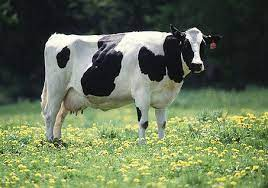
#> input picture lab_08_data/cows-20261120T061038Z-1-001/cows/001.jpeg, 268 x 188 px, found by its file name; its folder holds only this picture in this run
$ jupyter execute --allow-errors 'Семинар_8_Работа_с_изображениями_(метод_гистограмм_ориентированных_градиентов_(HOG)).ipynb'   (shell and % lines are left out)
#> lines starting #> are read from the running program, lines starting #| are printed output that depends on the picture; long printed decimals are rounded
# Метод гистограмм ориентированных градиентов (HOG)

Семинарист: [Федорова Валерия Сергеевна](https://www.hse.ru/org/persons/510438167)

Скрипт подготовлен по материалам: [Проворовой (Радыгиной) Анны Александровны](https://www.hse.ru/staff/provorovaaa/)

## Задание: https://disk.360.yandex.ru/i/n-B6_ygMNV8pAQ

HOG (Histogram of Oriented Gradients) - это метод компьютерного зрения, который используется для извлечения особых признаков из изображений. Он был предложен в 2005 году для задачи обнаружения объектов, особенно для обнаружения людей.

Основная идея метода HOG заключается в том, чтобы описать локальные градиенты яркости или направления краев в изображении. Для этого изображение разделяется на маленькие ячейки, и в каждой ячейке вычисляются градиенты яркости. Затем градиенты объединяются в гистограммы направлений, которые представляют распределение направлений градиентов в ячейке. Наконец, гистограммы объединяются в блоки, чтобы получить окончательное представление признаков.

Алгоритм HOG:

1. (необязательно) Глобальная нормализация изображения

2. Вычисление градиентного изображения по x и y

3. Вычисление градиентных гистограмм

4. Нормализация по блокам

5. Сведение в вектор признаков

На первом этапе применяется дополнительная глобальная корректировка нормализации изображения, предназначенная для уменьшения влияния эффектов освещения.

!

Демонстрация метода извлечения признаков HOG:

а) входное изображение;

б) карта градиента с силой градиента и направлением субблока входного изображения;

в) ориентация накопленного градиента;

г) гистограмма ориентированных градиентов

[Источник](https://www.researchgate.net/figure/A-demonstration-of-the-HOG-feature-extraction-method-a-the-input-image-b-gradient-map_fig2_352419028)

[Оригинальная статья, с описанием метода](https://ieeexplore.ieee.org/document/1467360)

Что такое "градиент изображения"?

Подробнее читайте тут: [Википедия](https://en.wikipedia.org/wiki/Image_gradient)

[cell 1]
# установим необходимую библиотеку

[cell 2]
import os
import numpy as np
import pandas as pd

from skimage.feature import hog
from skimage.io import imread, imshow
from skimage.transform import resize
import matplotlib.pyplot as plt
import seaborn as sns

from sklearn.model_selection import train_test_split
from sklearn.metrics import classification_report, roc_curve, roc_auc_score, confusion_matrix

from sklearn.neighbors import KNeighborsClassifier

[cell 3]
from google.colab import drive
drive.mount('/content/drive') # вы можете подключить свой аккаунт гугл

[cell 4]
import os

data_dir = '/content/drive/MyDrive/IDlab/машинное_обучение/data_sem_8' # для запуска кода у себя загрузите данные себе на диск и измените путь
# данные: https://drive.google.com/drive/folders/1c9exakNZZHkhhghVlJ-bmYn0fOc7Asgc?usp=sharing

cows_dir = os.path.join(data_dir, 'cows')
landscapes_dir = os.path.join(data_dir, 'landscapes')

#> (a cell that did not finish here is left out)

[cell 6]
X = []
y = []

# Коровы — положительный класс (1)
for filename in os.listdir(cows_dir):
    path = os.path.join(cows_dir, filename)
    image = imread(path)
#> image is the input picture: shape (188, 268, 3); mean R, G, B 103.2, 115.9, 85.3

    X.append(image)
    y.append(1)

# Пейзажи — отрицательный класс (0)
#> (the rest of this cell did not finish here and is left out)

[cell 7]
X_resized = []

for image in X:
    resized = resize(image, (100, 100), anti_aliasing=True)
    X_resized.append(resized)
#> this loop made 1 pass
#> pass 1, `resized = resize(image, (100, 100), anti_aliasing=True)`:
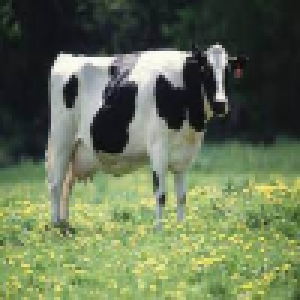
#> resized: shape (100, 100, 3) float64 (shown 3 times larger); mean R, G, B 0.405, 0.455, 0.334
#> after the loop, X_resized = 1 item

X_resized = np.array(X_resized)

[cell 8]
fig, axes = plt.subplots(2, 4, figsize=(12, 6))

# Индексы: первые 4 коровы и первые 4 пейзажа
indices = [0, 1, 2, 3, 50, 51, 52, 53]

#> (the rest of this cell did not finish here and is left out)

[cell 9]
fig, ax = plt.subplots(figsize=(10, 10))

ax.imshow(X_resized[0])

ax.set_xticks(np.arange(0, 100, 5))
ax.set_yticks(np.arange(0, 100, 5))

ax.set_xticks(np.arange(-0.5, 100, 1), minor=True)
ax.set_yticks(np.arange(-0.5, 100, 1), minor=True)

ax.grid(which='minor', color='white', linestyle='-', linewidth=0.3)

ax.set_title('Изображение коровы: 100 × 100 пикселей')

plt.show()

[cell 10]
print('Размер изображения:', X_resized[0].shape)
#| Размер изображения: (100, 100, 3)

print('\nЗначение пикселя (10, 20):')
print(X_resized[0][10, 20])
#| [0.08055 0.08447 0.1041]

[cell 11]
fig, ax = plt.subplots(figsize=(10, 10))

#> (the rest of this cell did not finish here and is left out)

#> (a cell that did not finish here is left out)

Мы используем HOG, потому что хотим описывать не цвет каждого пикселя, а локальные границы и форму объектов. Это позволяет получить компактное признаковое представление изображения, которое можно использовать для классического машинного обучения.

## Рассмотрим суть метода на одном примере

### Переводим изображение в черно-белое

Возьмём первую корову из нашего набора. Для HOG будем использовать изображение в оттенках серого.

HOG не использует цвет как основной признак. Нам важно понять, где происходят изменения яркости, поскольку именно они позволяют выделять контуры и форму объекта.

[cell 13]
# Берём первую корову
image = X_resized[0]

# Переводим в оттенки серого
gray = np.dot(image[..., :3], [0.2125, 0.7154, 0.0721])
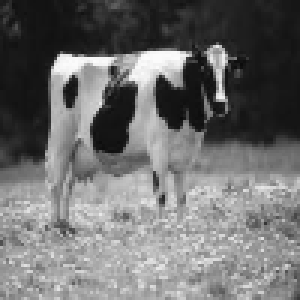
#> gray: shape (100, 100) float64 (shown 3 times larger); min 0.0439, max 0.991, mean 0.435

print('Размер изображения:', gray.shape)
#| Размер изображения: (100, 100)

[cell 14]
fig, axes = plt.subplots(1, 2, figsize=(10, 4))

axes[0].imshow(image)
axes[0].set_title('Исходное изображение')
axes[0].axis('off')

axes[1].imshow(gray, cmap='gray')
axes[1].set_title('Изображение в оттенках серого')
axes[1].axis('off')

plt.tight_layout()
plt.show()

### Как изображение превращается в числа

После перевода в оттенки серого у нас есть матрица 100 × 100. Каждая ячейка содержит интенсивность пикселя (яркость) от 0 до 1.

**Что такое яркость изображения?**

Яркость (интенсивность пикселя) — это числовая характеристика, которая показывает, насколько светлым или темным является конкретный пиксель изображения.

В нашем случае мы перевели цветное изображение в оттенки серого. Поэтому вместо трех значений цветовых каналов (R, G, B) у каждого пикселя осталось одно значение — интенсивность.

Она находится в диапазоне от 0 до 1:

| Значение |	Цвет |	Интерпретация |
| -------- | ----------------- | ------------------------------------- |
| 0.00 |	Чёрный |	Минимальная интенсивность |
| 0.25 |	Тёмно-серый |	Низкая интенсивность |
| 0.50 |	Серый |	Средняя интенсивность |
| 0.75 |	Светло-серый |	Высокая интенсивность |
| 1.00 |	Белый |	Максимальная интенсивность |

**Как рассчитывается яркость?**

Когда мы переводим цветное изображение в оттенки серого, используем формулу:

$$
I = 0.2125R + 0.7154G + 0.0721B
$$

Где:
- $R$ — интенсивность красного канала;
- $G$ — интенсивность зелёного канала;
- $B$ — интенсивность синего канала.

**Почему коэффициенты разные?** Потому что человеческий глаз неодинаково воспринимает разные цвета: зеленый вносит больший вклад в воспринимаемую яркость, чем красный и синий.

Связь с HOG: алгоритму важно не столько то, насколько ярким является отдельный пиксель, сколько то, насколько сильно яркость меняется между соседними пикселями. Именно на этих изменениях основано вычисление градиентов и выделение контуров объектов.

### Посмотрим на небольшой фрагмент 10 × 10:

[cell 15]
# Координаты рассматриваемого фрагмента
y_start, y_end = 10, 20
x_start, x_end = 10, 20

# Выбираем фрагмент
fragment = gray[y_start:y_end, x_start:x_end]

# Создаём два графика
fig, axes = plt.subplots(1, 2, figsize=(14, 6))

# Исходное изображение с выделенным фрагментом
axes[0].imshow(gray, cmap='gray')
rect = plt.Rectangle(
    (x_start - 0.5, y_start - 0.5),
    x_end - x_start,
    y_end - y_start,
    linewidth=2,
    edgecolor='red',
    facecolor='none'
)
axes[0].add_patch(rect)
axes[0].set_title('Исходное изображение')

# Матрица интенсивностей выбранного фрагмента
sns.heatmap(
    fragment,
    annot=True,
    fmt='.2f',
    cmap='gray',
    cbar=True,
    linewidths=0.5,
    ax=axes[1]
)

axes[1].set_title('Интенсивность пикселей (10 × 10)')

plt.tight_layout()
plt.show()
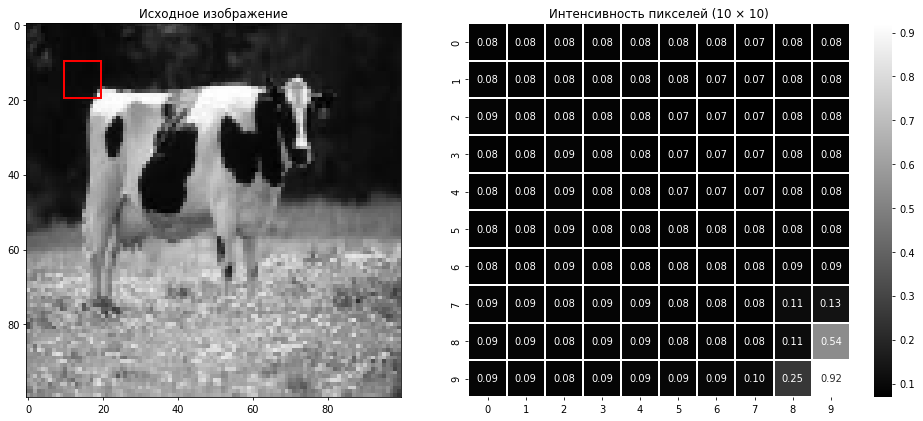
#> figure drawn by matplotlib, 3 panels

### Вычисление градиентов с помощью фильтров Собеля

Градиент изображения показывает, насколько сильно и в каком направлении меняется яркость между соседними пикселями.

Для вычисления градиентов используем **фильтры Собеля** (Sobel filters) из библиотеки `scikit-image`.

Они позволяют определить две составляющие градиента:

- $G_x$ — изменение яркости по горизонтали;
- $G_y$ — изменение яркости по вертикали.

На основе этих составляющих рассчитываются две характеристики:

**1. Величина градиента (magnitude)** — показывает, насколько сильно меняется яркость. Чем больше значение, тем более выражено изменение яркости.

**2. Направление градиента (orientation)** — показывает, в каком направлении происходит изменение яркости.

Почему это важно для HOG?

На границах объектов яркость обычно меняется достаточно резко, поэтому величина градиента там выше. Направления градиентов помогают описать ориентацию локальных границ и особенности формы объектов.

Таким образом, вместо анализа самих значений яркости мы переходим к анализу их изменений.

[cell 16]
from skimage.filters import sobel_h, sobel_v

- sobel_v вычисляет изменение по горизонтали (градиент $G_x$);
- sobel_h вычисляет изменение по вертикали (градиент $G_y$).

[cell 17]
# Вычисляем компоненты градиента
Gx = sobel_v(fragment)
Gy = sobel_h(fragment)

# Вычисляем величину градиента
magnitude = np.sqrt(Gx**2 + Gy**2)

# Вычисляем направление градиента
orientation = np.degrees(np.arctan2(Gy, Gx)) % 180

print('Размер матрицы градиентов:', magnitude.shape)
#| Размер матрицы градиентов: (10, 10)

[cell 18]
fig, axes = plt.subplots(1, 2, figsize=(12, 5))

# Исходный фрагмент
sns.heatmap(
    fragment,
    cmap='gray',
    cbar=True,
    ax=axes[0]
)
axes[0].set_title('Исходная интенсивность')

# Величина градиента
sns.heatmap(
    magnitude,
    cmap='gray',
    vmin=0,
    vmax=magnitude.max(),
    cbar=True,
    ax=axes[1]
)
axes[1].set_title('Величина градиента')

plt.tight_layout()
plt.show()
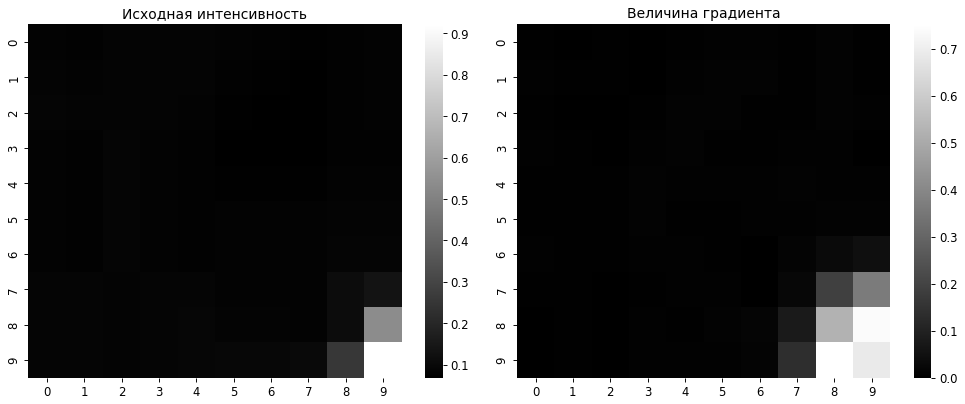
#> figure drawn by matplotlib, 4 panels

[cell 19]
# Создаём координатную сетку
Y, X = np.mgrid[0:10, 0:10]

# Нормализуем градиенты: оставляем направление, убираем различия в длине
eps = 1e-8
U = Gx / (magnitude + eps)
V = Gy / (magnitude + eps)

fig, ax = plt.subplots(figsize=(8, 8))

# Исходный фрагмент
ax.imshow(fragment, cmap='gray')

# Стрелки градиентов
ax.quiver(
    X[::2, ::2],
    Y[::2, ::2],
    U[::2, ::2],
    V[::2, ::2],
    color='red',
    angles='xy',
    scale_units='xy',
    scale=2,
    width=0.008
)

ax.set_title('Направления градиентов')
ax.set_xticks(range(10))
ax.set_yticks(range(10))
ax.grid(alpha=0.2)

plt.show()
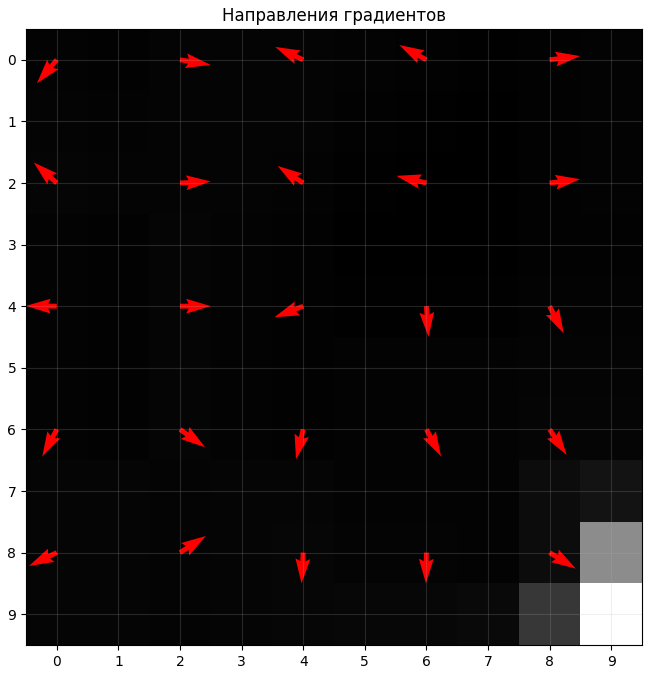
#> figure drawn by matplotlib, 1 panel

- На карте величины градиента светлые области соответствуют более сильным изменениям яркости, тёмные — более слабым.
- Стрелки показывают направления градиентов в отдельных пикселях.
- На однородных участках изображения градиенты обычно слабее, а вблизи границ объектов — сильнее.

### Как отдельные градиенты превращаются в описание контуров

1. Градиенты отдельных пикселей (это мы сделали выше)

Для каждого пикселя определяем, насколько сильно и в каком направлении меняется яркость относительно соседних пикселей. На границах объектов изменения яркости обычно выражены сильнее.

2. Группировка градиентов в ячейках

Вместо анализа каждого пикселя отдельно объединяем градиенты внутри небольших областей (например, 8 × 8 пикселей). Для каждой области строим гистограмму направлений. Она показывает, какие направления градиентов преобладают.

3. Объединение соседних ячеек в блоки

Гистограммы соседних ячеек нормализуются совместно. Это позволяет учитывать локальную структуру изображения и уменьшать влияние изменений освещения и контраста.

4. Формирование описания объекта

В соседних ячейках могут наблюдаться согласованные направления градиентов. Например, последовательно меняющиеся направления вдоль границы туловища коровы формируют характерный пространственный рисунок. Совокупность таких рисунков позволяет описывать форму объекта.

- Ячейка (cell) — небольшая область изображения, в которой строится гистограмма направлений градиентов.
- Блок (block) — группа соседних ячеек, внутри которой выполняется нормализация гистограмм.

Соседние блоки перекрываются, поэтому одна ячейка может участвовать в нескольких блоках. Это помогает сделать описание изображения более устойчивым к небольшим изменениям положения границ.

[cell 20]
features, hog_image = hog(
    gray,
    orientations=9,
    pixels_per_cell=(8, 8),
    cells_per_block=(2, 2),
    block_norm='L2',
    visualize=True
)
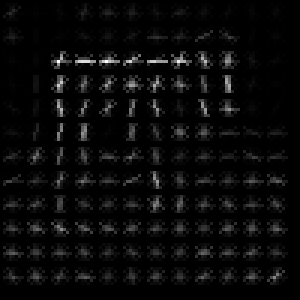
#> hog_image: shape (100, 100) float64 (shown 3 times larger); min 0, max 0.275, mean 0.0108; drawn with min black and max white
#> features = 4356 values, max 0.844 at index 1611, min 0 at index 6, mean 0.122

[cell 21]
from skimage.filters import sobel_h, sobel_v

# Вычисляем градиенты
Gx = sobel_v(gray)
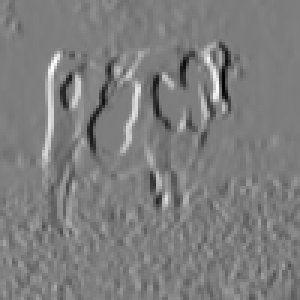
#> Gx: shape (100, 100) float64 (shown 3 times larger); min -0.806, max 0.822, mean -0.000525; drawn with min black and max white
Gy = sobel_h(gray)
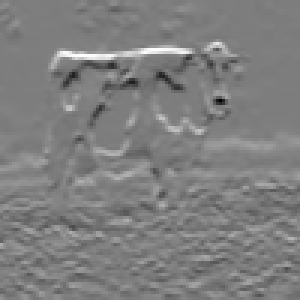
#> Gy: shape (100, 100) float64 (shown 3 times larger); min -0.819, max 0.84, mean 0.00977; drawn with min black and max white

# Вычисляем величину градиента
magnitude = np.sqrt(Gx**2 + Gy**2)
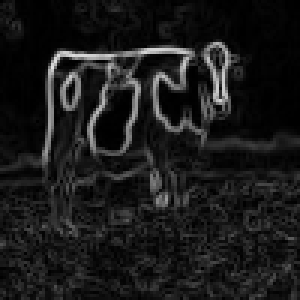
#> magnitude: shape (100, 100) float64 (shown 3 times larger); min 6.19e-08, max 0.886, mean 0.104

# Визуализация
fig, axes = plt.subplots(1, 3, figsize=(18, 6))

axes[0].imshow(gray, cmap='gray')
axes[0].set_title('Исходное изображение')
axes[0].axis('off')

axes[1].imshow(magnitude, cmap='gray')
axes[1].set_title('Величина градиентов')
axes[1].axis('off')

axes[2].imshow(hog_image, cmap='gray')
axes[2].set_title('Результат HOG')
axes[2].axis('off')

plt.tight_layout()
plt.show()

[cell 22]
params = [
    {'pixels_per_cell': (4, 4), 'cells_per_block': (2, 2)},
    {'pixels_per_cell': (8, 8), 'cells_per_block': (2, 2)},
    {'pixels_per_cell': (16, 16), 'cells_per_block': (2, 2)}
]

fig, axes = plt.subplots(1, 3, figsize=(16, 5))

for ax, param in zip(axes, params):
    f, h = hog(
        gray,
        orientations=9,
        pixels_per_cell=param['pixels_per_cell'],
        cells_per_block=param['cells_per_block'],
        block_norm='L2',
        visualize=True
    )

    ax.imshow(h, cmap='gray')
    ax.set_title(
        f"Ячейка: {param['pixels_per_cell']}\n"
        f"Признаков: {len(f)}"
    )
    ax.axis('off')
#> this loop made 3 passes
#> pass 3, `f, h = hog( gray, orientations=9, pixels_per_cell=param['pixels_per_ce..`:
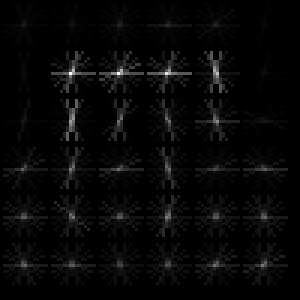
#> h: shape (100, 100) float64 (shown 3 times larger); min 0, max 0.215, mean 0.00608; drawn with min black and max white

plt.tight_layout()
plt.show()

**Важное уточнение:** HOG сам по себе не определяет, где начинается и заканчивается корова, и не соединяет линии в единый контур. Он формирует числовой вектор, сохраняющий информацию о локальных направлениях градиентов и их пространственном расположении. Уже классификатор учится находить в этом описании закономерности, характерные для коров или пейзажей.

[cell 23]
# Выводим вектор признаков для одной коровы
print('Вектор признаков HOG:')
print(features)
#> (printed output is left out)

print('\nРазмер вектора:', features.shape)
#| Размер вектора: (4356,)
print('Количество признаков:', len(features))
#| Количество признаков: 4356

## Перейдем к обработке всего массива изображений

[cell 24]
X_hog = []
y_hog = []

for image, label in zip(X_resized, y):

    # Переводим изображение в оттенки серого
    gray = np.dot(image[..., :3], [0.2125, 0.7154, 0.0721])

    # Извлекаем HOG-признаки
    features = hog(
        gray,
        orientations=9,
        pixels_per_cell=(8, 8),
        cells_per_block=(2, 2),
        block_norm='L2',
        feature_vector=True
    )

    X_hog.append(features)
    y_hog.append(label)
#> this loop made 1 pass
#> label on pass 1: 1
#> after the loop, X_hog = 1 item; y_hog = [1]

X_hog = np.array(X_hog)
y_hog = np.array(y_hog)

print('Размер матрицы признаков:', X_hog.shape)
#| Размер матрицы признаков: (1, 4356)
print('Размер вектора классов:', y_hog.shape)
#| Размер вектора классов: (1,)

[cell 25]
print('Количество изображений с коровами:', np.sum(y_hog == 1))
#| Количество изображений с коровами: 1
print('Количество изображений с пейзажами:', np.sum(y_hog == 0))
#| Количество изображений с пейзажами: 0

## Классифицируем изображения на основе полученных признаков

### Делим выборку на обучающую и тестовую

[cell 26]
indices = np.arange(len(y_hog))
#> indices = [0]

#> (the rest of this cell did not finish here and is left out)
